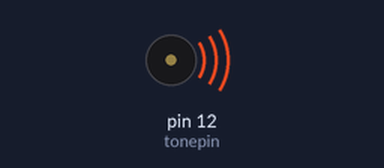
A sketch run on a simulated Arduino Uno, built with avr-gcc and run on an emulated ATmega328P. Parts: buzzer (waves = sounding).

Above: at 4.7 s.
At 7.72 s:
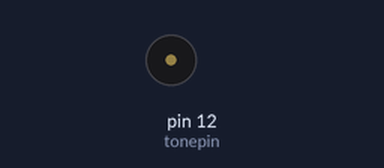
Timing chart, 0 to 10.1 s (numbered marks = the images above):
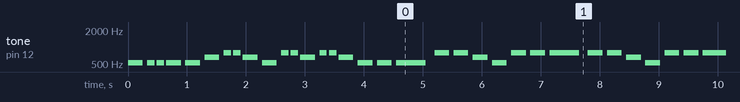

The sketch:

1234.ino
```cpp
#define NOTE_C5  523    //도
#define NOTE_D5  587    //레
#define NOTE_E5  659    //미
#define NOTE_F5  698    //파
#define NOTE_G5  784   //솔
#define NOTE_A5  880   //라
#define NOTE_B5  988   //시
#define NOTE_C6  1047 //도


int tonepin = 12;


int melody[] = {
NOTE_C5,NOTE_C5,NOTE_C5,NOTE_C5,NOTE_C5,
NOTE_E5,NOTE_G5,NOTE_G5,NOTE_E5,NOTE_C5,
NOTE_G5,NOTE_G5,NOTE_E5,NOTE_G5,NOTE_G5,NOTE_E5,
NOTE_C5,NOTE_C5,NOTE_C5,

NOTE_G5,NOTE_G5,NOTE_E5,NOTE_C5,
NOTE_G5,NOTE_G5,NOTE_G5,
NOTE_G5,NOTE_G5,NOTE_E5,NOTE_C5,
NOTE_G5,NOTE_G5,NOTE_G5,

NOTE_G5,NOTE_G5,NOTE_E5,NOTE_C5,
NOTE_G5,NOTE_G5,NOTE_G5,NOTE_A5,NOTE_G5,
NOTE_C6,NOTE_G5,NOTE_C6,NOTE_G5,
NOTE_E5,NOTE_D5,NOTE_C5
};

int noteDurations[]={
4,8,8,4,4,
4,8,8,4,4,
8,8,4,8,8,4,
4,4,2,
4,4,4,4,
4,4,2,
4,4,4,4,
4,4,2,
4,4,4,4,
8,8,8,8,2,
4,4,4,4,
4,4,2
};


void setup() {
}
void loop() {
  for (int i = 0; i < 49; i++) {

    int Durations = 1000/noteDurations[i];    // 음계의 음길이 계산
    tone(tonepin, melody[i], Durations);
    int pauseBetweenNotes = Durations *1.3 ;
    delay(pauseBetweenNotes);
    noTone(tonepin);
  }

}
```

Measured:
- by itself, tone on pin 12 (tonepin): plays 523 Hz for 0.25 s, 523 Hz for 0.13 s, 523 Hz for 0.13 s, 523 Hz for 0.25 s, 523 Hz for 0.25 s, 659 Hz for 0.25 s … (412 notes in this stretch)
